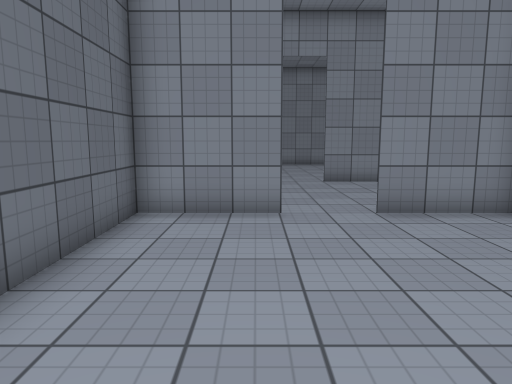
View 1 (above)

24 first-person views from a walk through a Unity game level. The camera is 1.5 m above the floor, tilts 8° down and sees 70° across. The floor is counted in squares, 1 m on a side. Each view is taken from the middle of a square. On the plan, view 1 faces up. The plan holds only what a view shows up to about 16 squares ahead; the rest is blank. The place goes on beyond the plan. Surface patterns are stand-ins for the level's own textures.

View 2
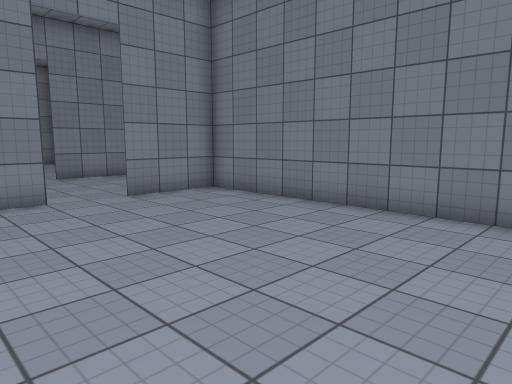

View 3
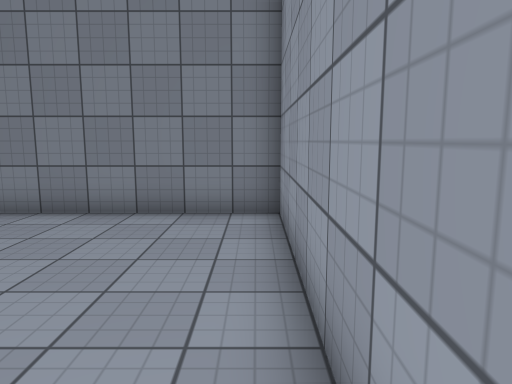

View 4
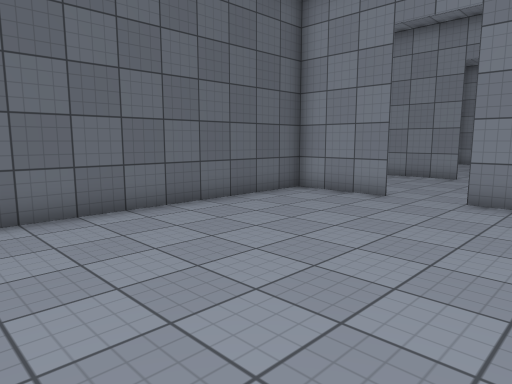

View 5
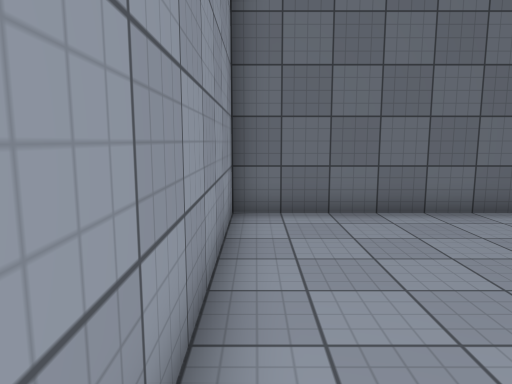

View 6
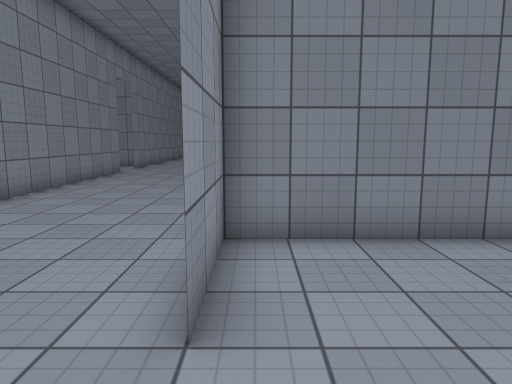

View 7
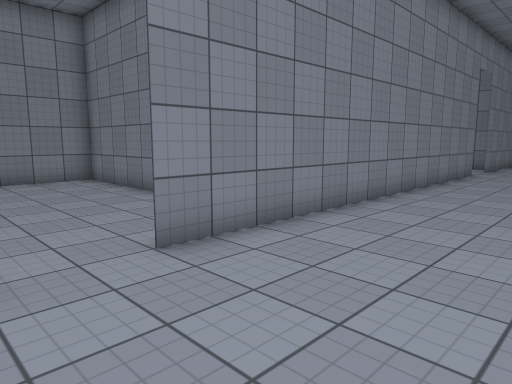

View 8
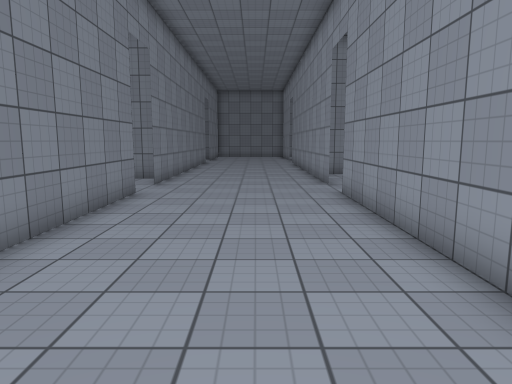

View 9
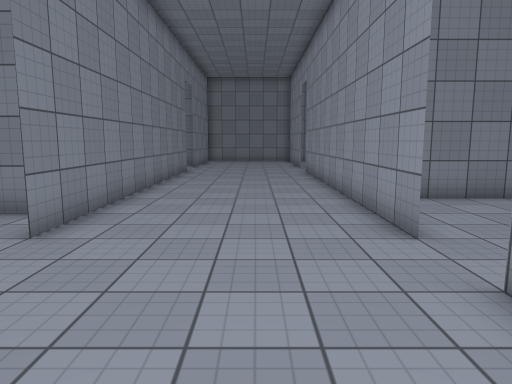

View 10
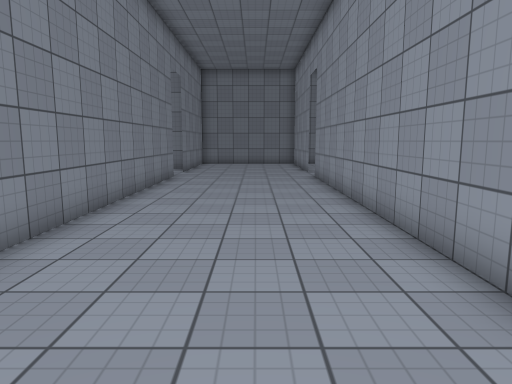

View 11
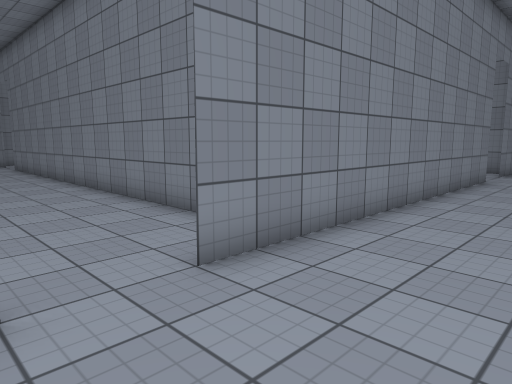

View 12
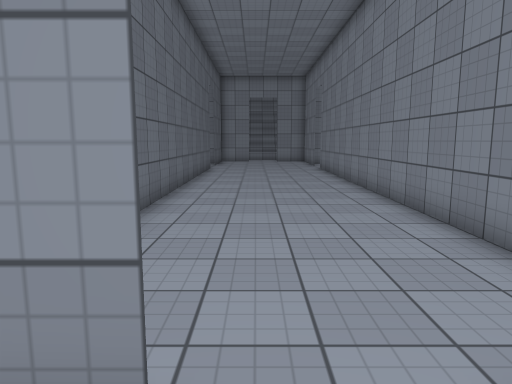

View 13
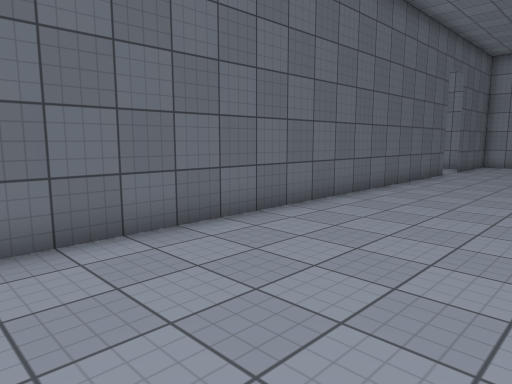

View 14
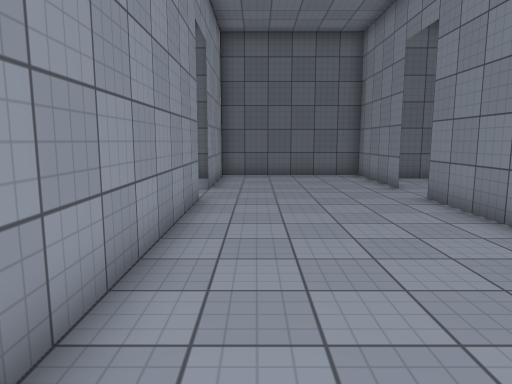

View 15
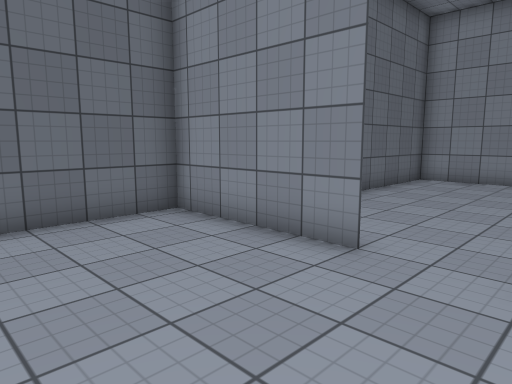

View 16
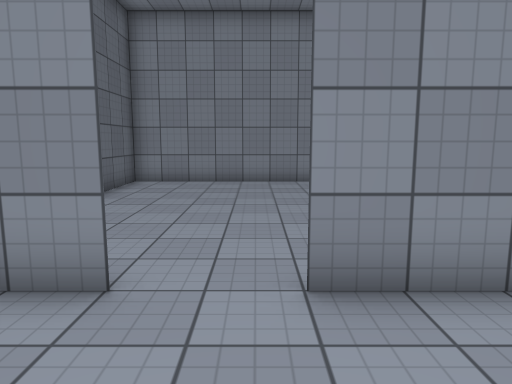

View 17
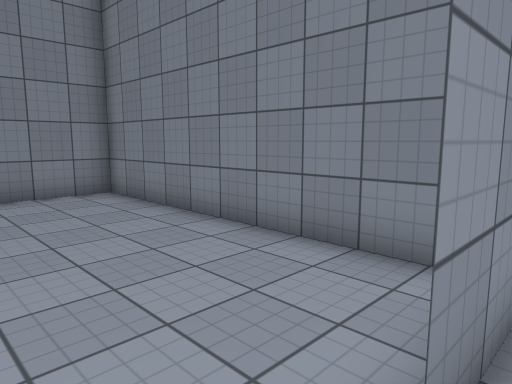

View 18
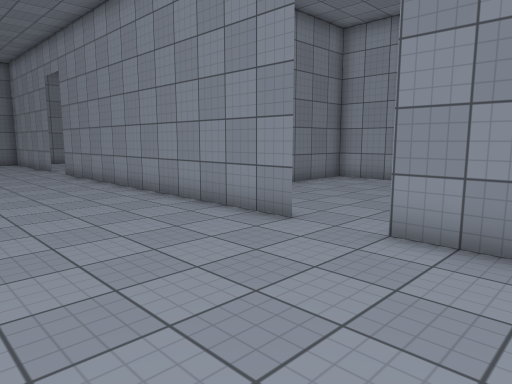

View 19
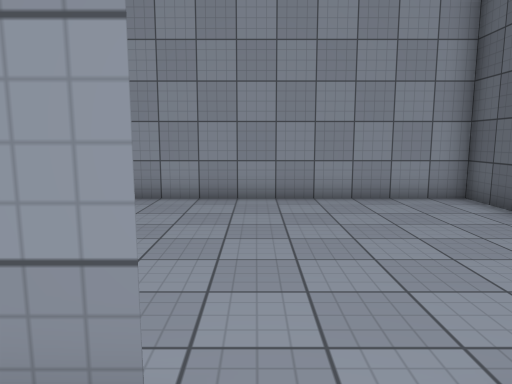

View 20
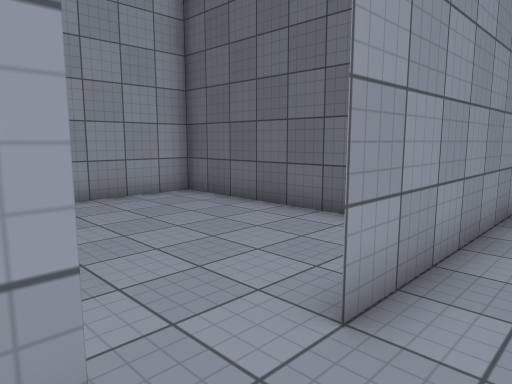

View 21
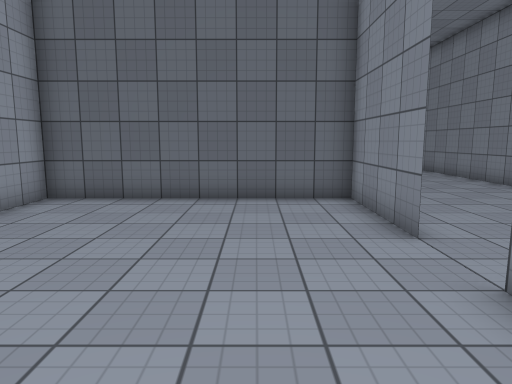

View 22
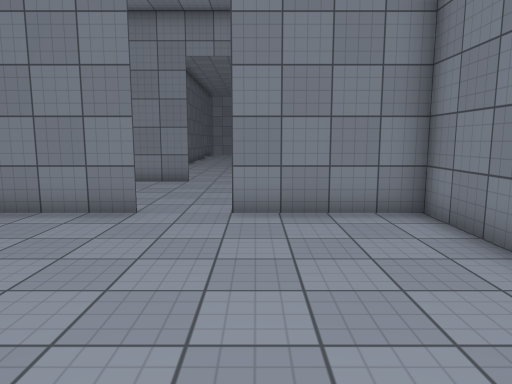

View 23
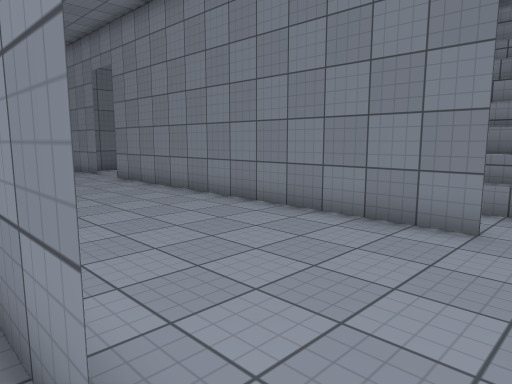

View 24
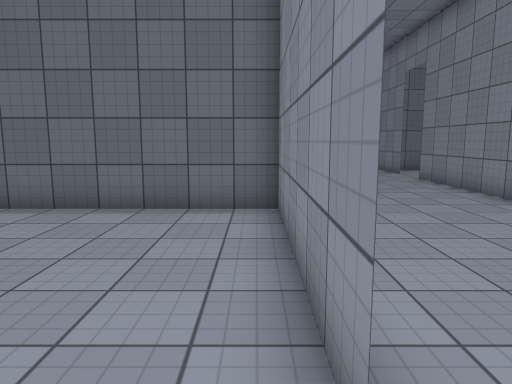

### Floor plan
Ten units are one square. View 1 is at (0, 0); x grows to the right and y downward. Boxes are objects, and circles mark ways between rooms. Rooms are numbered by the first view taken in them; rooms with no view inside come last. Other rooms are left out.
<svg viewBox="-45 -300 385 330">
<path fill="none" stroke="#000" d="M6 -75 -25 -75 -25 25 55 25 55 -75 25 -75M176 -135 25 -135M194 -75 325 -75M25 -75 176 -75M6 -135 -40 -135 -40 -75 6 -75M326 -135 195 -135M155 -295 155 -159M215 -140 215 -284M176 -75 135 -75 135 5 235 5 235 -75 195 -75M326 -75 260 -75 260 -12M-25 -160 -25 -146M55 -144 55 -235 -25 -235 -25 -190"/>
<circle cx="15" cy="-80" r="3" fill="#2a7"/>
<circle cx="185" cy="-140" r="3" fill="#2a7"/>
<circle cx="185" cy="-80" r="3" fill="#2a7"/>
<circle cx="335" cy="-80" r="3" fill="#2a7"/>
<circle cx="15" cy="-140" r="3" fill="#2a7"/>
<text x="10" y="-30">1</text>
<text x="150" y="-110">2</text>
<text x="180" y="-220">3</text>
<text x="180" y="-40">4</text>
<text x="310" y="-30">5</text>
<text x="10" y="-190">6</text>
</svg>
Room 1 opens to room 2. Room 2 opens to room 3. Room 2 opens to room 4. Room 2 opens to room 5. Room 2 opens to room 6.

Where each view was taken, in squares from view 1:
view 1: 0 up, 0 right, facing up
view 2: 2 down, 2 left, facing up-right
view 3: 2 down, 2 left, facing right
view 4: 2 down, 5 right, facing up-left
view 5: 2 down, 5 right, facing left
view 6: 7 up, 0 right, facing right
view 7: 9 up, 0 right, facing up-right
view 8: 10 up, 7 right, facing right
view 9: 10 up, 14 right, facing right
view 10: 10 up, 17 right, facing right
view 11: 10 up, 17 right, facing up-right
view 12: 12 up, 18 right, facing up
view 13: 15 up, 21 right, facing up-left
view 14: 9 up, 12 right, facing left
view 15: 9 up, 3 right, facing up-left
view 16: 10 up, 2 right, facing up
view 17: 13 up, 1 right, facing up-right
view 18: 13 up, 15 right, facing down-right
view 19: 9 up, 19 right, facing down
view 20: 9 up, 20 right, facing down-left
view 21: 5 up, 23 right, facing left
view 22: 0 up, 20 right, facing up
view 23: 7 up, 34 right, facing up-left
view 24: 7 up, 34 right, facing left
